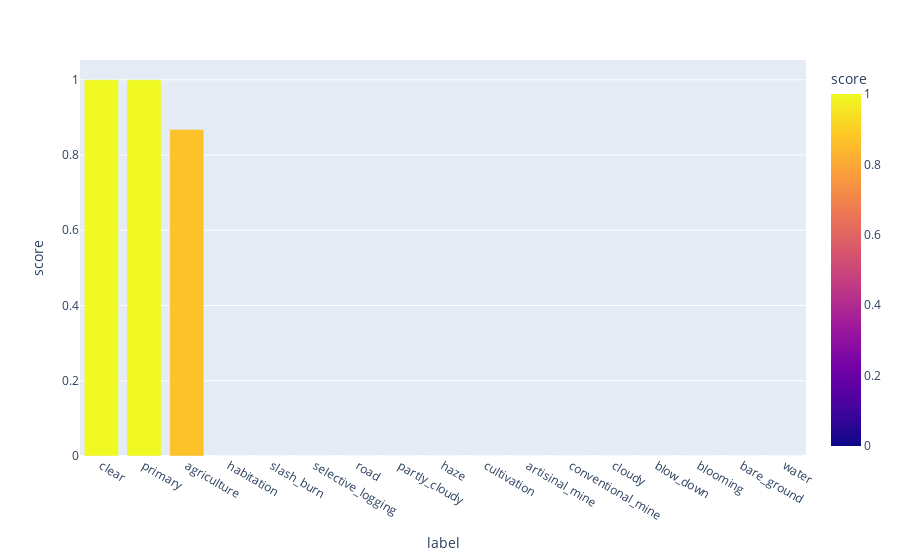

The notebook cell this image was saved under:
### Code cell
class_scores = {}
classes = encoder.classes_
for jdx in range(Y_val.shape[1]):
    y_val = Y_val[:, jdx].ravel()
    y_hat_val = (Y_hat_val[:, jdx].ravel() > threshs[jdx]).astype(float)
    score = fbeta_score(y_val, y_hat_val, beta=2)
    class_scores[classes[jdx]] = round(score, 4)

df_score = pd.DataFrame(dict(
    label=list(class_scores.keys()), score=list(class_scores.values()),
)).sort_values("score", ascending=False)
fig = px.bar(df_score, x="label", y="score", color="score")
fig.show()

### Figure 1 — Plotly figure (JSON) as saved in the notebook; plotly's stock layout.template omitted (floating-point values rounded to 4 significant figures)
{"data": [{"alignmentgroup": "True", "hovertemplate": "label=%{x}<br>score=%{marker.color}<extra></extra>", "legendgroup": "", "marker": {"color": [1, 1, 0.8682, 0, 0, 0, 0, 0, 0, 0, 0, 0, 0, 0, 0, 0, 0], "coloraxis": "coloraxis", "pattern": {"shape": ""}}, "name": "", "offsetgroup": "", "orientation": "v", "showlegend": false, "textposition": "auto", "type": "bar", "x": ["clear", "primary", "agriculture", "habitation", "slash_burn", "selective_logging", "road", "partly_cloudy", "haze", "cultivation", "artisinal_mine", "conventional_mine", "cloudy", "blow_down", "blooming", "bare_ground", "water"], "xaxis": "x", "y": [1, 1, 0.8682, 0, 0, 0, 0, 0, 0, 0, 0, 0, 0, 0, 0, 0, 0], "yaxis": "y"}], "layout": {"barmode": "relative", "coloraxis": {"colorbar": {"title": {"text": "score"}}, "colorscale": [[0, "#0d0887"], [0.1111, "#46039f"], [0.2222, "#7201a8"], [0.3333, "#9c179e"], [0.4444, "#bd3786"], [0.5556, "#d8576b"], [0.6667, "#ed7953"], [0.7778, "#fb9f3a"], [0.8889, "#fdca26"], [1, "#f0f921"]]}, "legend": {"tracegroupgap": 0}, "margin": {"t": 60}, "xaxis": {"anchor": "y", "domain": [0, 1], "title": {"text": "label"}}, "yaxis": {"anchor": "x", "domain": [0, 1], "title": {"text": "score"}}}}
